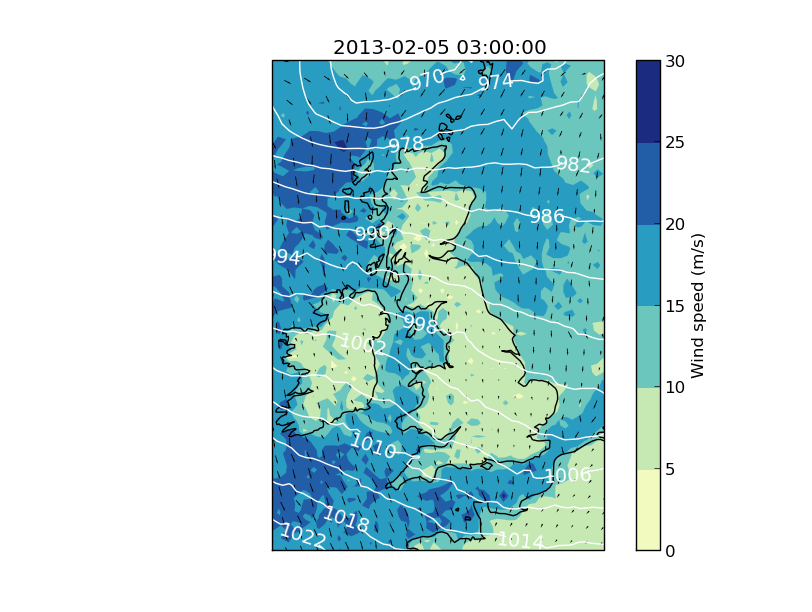

This chart was generated by the following Python code:
import os

import matplotlib.animation as animation
import matplotlib.pyplot as plt
import numpy as np

import cartopy.crs as ccrs
import iris
import iris.plot as iplt


def quiver_plot(wind_slice, direction_slice, step):
    """
    Calculate U and V and plot quivers.

    """
    U = (wind_slice.data) * np.cos(np.deg2rad(direction_slice.data))
    V = (wind_slice.data) * np.sin(np.deg2rad(direction_slice.data))
    X = wind_slice.coord('projection_x_coordinate').points
    Y = wind_slice.coord('projection_y_coordinate').points

    arrows = plt.quiver(X[::step], Y[::step],
                        U[::step, ::step], V[::step, ::step],
                        units='xy',
                        headwidth=2,
                        transform=ccrs.OSGB(), zorder=1.0)
    return arrows


def animation_plot(i, pressure, wind, direction, step=24):
    """
    Function to update the animation frame.

    """
    # Clear figure to refresh colorbar
    plt.gcf().clf()

    ax = plt.axes(projection=ccrs.Mercator())
    ax.set_extent([-10.5, 3.8, 48.3, 60.5], crs=ccrs.Geodetic())

    contour_wind = iplt.contourf(wind[i][::10, ::10], cmap='YlGnBu',
                                 levels=range(0, 31, 5))
    contour_press = iplt.contour(pressure[i][::10, ::10], colors='white',
                                 linewidth=1.25, levels=range(938, 1064, 4))
    plt.clabel(contour_press, inline=1, fontsize=14, fmt='%i', colors='white')
    quiver_plot(wind[i], direction[i], step)
    plt.gca().coastlines(resolution='50m')

    time_points = pressure[i].coord('time').points
    time = str(pressure[i].coord('time').units.num2date(time_points)[0])
    plt.gca().set_title(time)

    colorbar = plt.colorbar(contour_wind)
    colorbar.ax.set_ylabel('Wind speed ({})'.format(str(wind[i].units)))


def main(fdir):
    fdirs = [os.path.join(fdir, path) for path in ['pressure/*', 'wind/*']]

    pressure, direction, wind = iris.load_cubes(
        fdirs, ['mslpressure', 'Direction', 'Windspeed'])

    # Turn these generators into lists, so that the animation can be repeated
    pressure_slices = list(pressure.slices(['projection_y_coordinate',
                                            'projection_x_coordinate']))
    # Correct pressure units and convert to millibars.
    for slice in pressure_slices:
        slice.units = 'mb/10'
        slice.convert_units('mb')

    direction_slices = list(direction.slices(['projection_y_coordinate',
                                              'projection_x_coordinate']))

    wind_slices = list(wind.slices(['projection_y_coordinate',
                                    'projection_x_coordinate']))
    # Correct wind speed units and convert to m/s.
    for slice in wind_slices:
        slice.units = 'knot/10'
        slice.convert_units('m/s')

    frames = xrange(len(pressure_slices))
    fig = plt.gcf()
    ani = animation.FuncAnimation(fig, animation_plot,
                                  frames=frames,
                                  fargs=(pressure_slices, wind_slices,
                                         direction_slices),
                                  interval=200)
    print 'saving...'
    ani.save('wind.avi', bitrate=5000)
    print 'completed'
    plt.show()


if __name__ == '__main__':
    main('/data/local/cpelley/tmp_data/FOSS4G')
